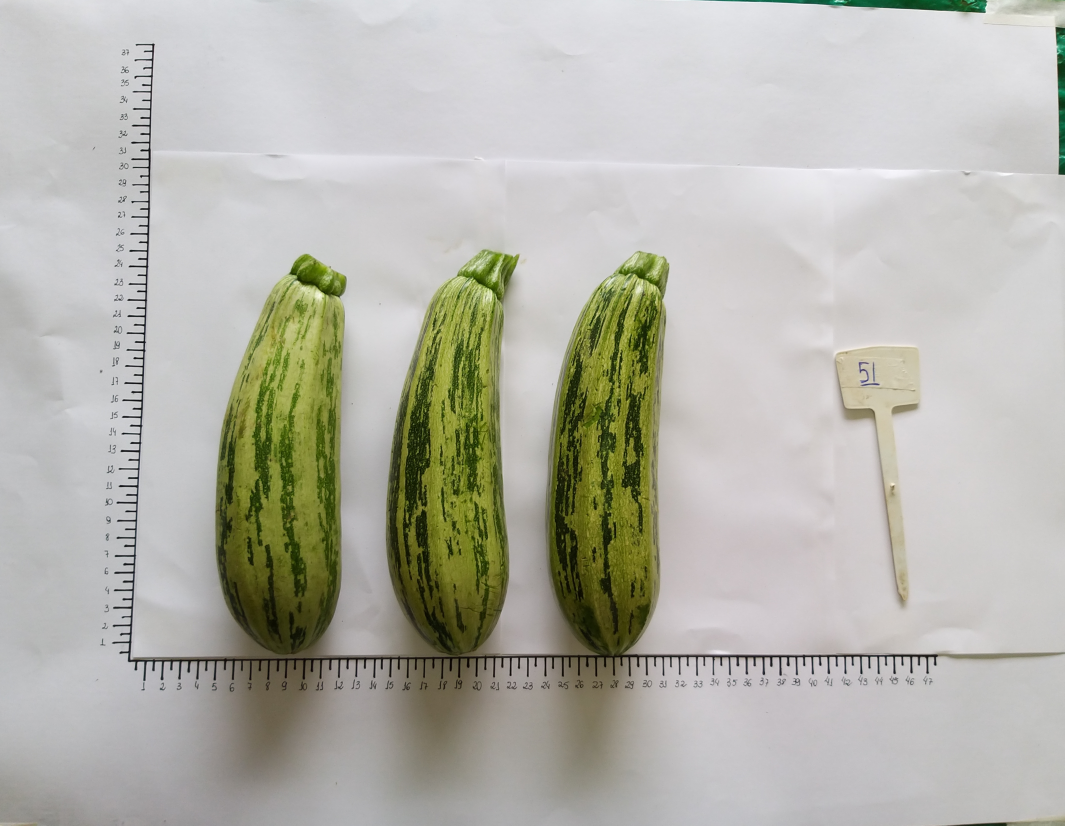
#> input picture REO_2/C_pepo.jpg, 5323 x 4128 px (shown at 1/5 size)
$ python 'REO2_Eduardo (1).py'
#> lines starting #> are read from the running program, lines starting #| are printed output that depends on the picture; after the words box and inside, x2 and y2 are one past the last pixel; in counts of white or black regions, pixels touching at a corner belong together
print("---------------------------------------------------------------------------------------------------------------")
print("Exercicio N°1")
print("Selecione uma imagem a ser utilizada no trabalho prático e realize os seguintes processos utilizando o pacote OPENCV do Python:")
print("Letra A)")
print("Apresente a imagem e as informações de número de linhas e colunas; número de canais e número total de pixels;")
#Importar os pacotes
import numpy as np
import cv2# Importa o pacote opencv
import numpy as np# Importa o pacote numpy
from matplotlib import pyplot as plt # Importa o pacote matplotlib
#'''
#Leitura e armazenamento da imagem pelo python
arquivo = "C_pepo.jpg" # Nome do arquivo a ser utilizado na análise
imagem = cv2.imread(arquivo,1)# Carrega imagem (1 - Colorida (BGR))
#> imagem is the input picture: shape (4128, 5323, 3); mean B, G, R 171.6, 180.7, 181.1
imagem = cv2.cvtColor(imagem,cv2.COLOR_BGR2RGB)#inverter as cores padrão para RGB

plt.figure("Questão 1 - Letra A)")

plt.imshow(imagem)
plt.title("Abobrinha (Curcubita pepo)")
plt.show()

nl,nc,canais = np.shape(imagem)
pixel = nl*nc
#total_pixel = np.ndarray(imagem(np.uint8))
print("O numero de Linhas da Imagem é:", nl)
#| O numero de Linhas da Imagem é: 4128
print("O numero de Colunas da Imagem é:", nc)
#| O numero de Colunas da Imagem é: 5323
print("O numero de Canais da Imagem é:", canais)
#| O numero de Canais da Imagem é: 3
print("O numero de Pixels da Imagem é:", pixel)
#| O numero de Pixels da Imagem é: 21973344

print("Letra B)")
print("Faça um recorte da imagem para obter somente a área de interesse. Utilize esta imagem para a solução das próximas alternativas.")
#Recortar a imagem
imagem1 = cv2.imread("C_pepo.jpg")
imagem_recorte = imagem1[1215:3278,2704:3370]
cv2.imwrite("recorte.jpg", imagem_recorte)
imagem_recorte = cv2.cvtColor(imagem_recorte,cv2.COLOR_BGR2RGB)#RGB

plt.figure("Questão 1 - Letra B)")
plt.subplot(1,2,1)
plt.imshow(imagem)
plt.title("Imagem original")
plt.subplot(1,2,2)
plt.imshow(imagem_recorte)
plt.title("Recorte da área de interesse")
plt.show()


print("Letra C)")
print("Converta a imagem colorida para uma de escala de cinza (intensidade) e a apresente utilizando os mapas de cores “Escala de Cinza” e “JET”;")

arquivo_2 = "recorte.jpg"
img_recorte=cv2.imread(arquivo_2,1)
img_recorte_rgb=cv2.cvtColor(img_recorte,cv2.COLOR_BGR2RGB)
img_recorte_cinza = cv2.cvtColor(img_recorte, cv2.COLOR_BGR2GRAY)

plt.figure("Questão 1 - Letra C) Imagens em Escala de Cinza e JET")
plt.subplot(1,2,1)
plt.imshow(img_recorte_cinza, cmap = 'gray')
plt.title("Escala cinza")
plt.xticks([]) # Eliminar o eixo X
plt.yticks([])  # #liminar o eixo y
plt.colorbar(orientation= "horizontal")
plt.subplot(1,2,2)
plt.imshow(img_recorte_cinza, cmap = 'jet')
plt.title("Escala JET")
plt.xticks([]) # Eliminar o eixo X
plt.yticks([])  # #liminar o eixo y
plt.colorbar(orientation= "horizontal")

plt.show()
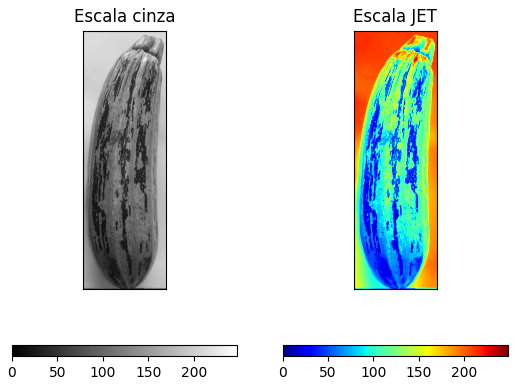
#> figure drawn by matplotlib, 4 panels

print("Letra D)")
print("Apresente a imagem em escala de cinza e o seu respectivo histograma; Relacione o histograma e a imagem.")

histograma = cv2.calcHist([img_recorte_cinza], [0], None, [256],[0,256])#o primeiro 0 é o numero de caniai
#> histograma = 256 values, max 25841 at index 210, min 0 at index 249, mean 5367
# NONE é uma mascara, ou seja uma região especifica
# [256] é o numero de pontpos que podem ser amortrados
#[0,256] é o intervalo que vamos trabalhar
#print(histograma)

plt.figure("Questão 1 - Letra D) Imagem em escala de cinza e seu respectivo histograma")


plt.subplot(1,2,1)
plt.imshow(img_recorte_cinza, cmap = 'gray')
plt.title("Imagem em tons de cinza")
plt.xticks([])# Eliminar o eixo X
plt.yticks([])  # #liminar o eixo y
plt.colorbar(orientation= "horizontal")


plt.subplot(1,2,2)
plt.plot(histograma, color='black')
plt.title("Escala de Cinza")
plt.xlabel("Valores de Pixels")
plt.ylabel("Número de Pixels")
plt.show()

print("Letra E)")
print("Utilizando a imagem em escala de cinza (intensidade) realize a segmentação da imagem de modo a remover o fundo da imagem utilizando um limiar manual"
      " e o limiar obtido pela técnica de Otsu. "
      "Nesta questão apresente o histograma com marcação dos limiares utilizados, a imagem limiarizada (binarizada) e "
      "a imagem colorida final obtida da segmentação. Explique os resultados.")

arquivo_2 = "recorte.jpg"
img_recorte = cv2.imread(arquivo_2,1)
img_recorte_cinza = cv2.cvtColor(img_recorte, cv2.COLOR_BGR2GRAY)
histograma = cv2.calcHist([img_recorte_cinza], [0], None, [256],[0,256])#o primeiro 0 é o numero de caniai

# Técnica de limiarização - Thresholding
# Limiar manual
limiar_cinza = 168
(LM, img_limiar) = cv2.threshold(img_recorte_cinza,limiar_cinza,255,cv2.THRESH_BINARY)
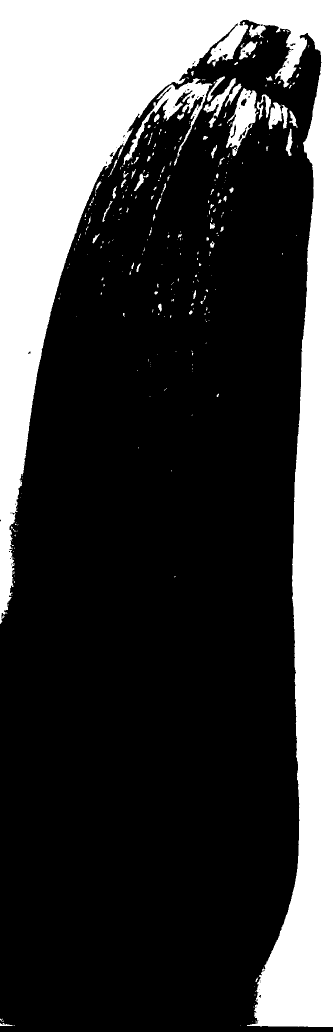
#> img_limiar: shape (2063, 666) (shown at 1/2 size); 26.8% white; 312 white regions (233 under 20 px), largest, box (x1, y1, x2, y2) and area: (0, 0, 666, 2054) 349207, (247, 156, 425, 330) 5439, (452, 176, 517, 312) 3803
#> LM = 168
(LMI, img_limiar_inv) = cv2.threshold(img_recorte_cinza,limiar_cinza,255,cv2.THRESH_BINARY_INV)
#> LMI = 168

print('Limiar: ' + str(LM))
#| Limiar: 168.0
# Plotar figuras
plt.figure("Questão 1 - Letra E) Limiarização Manual- Thresholding")
plt.subplot(2,3,1)
plt.imshow(img_recorte_cinza,cmap='gray')
plt.title('Escala cinza')

plt.subplot(2,3,2)
plt.imshow(img_limiar,cmap='gray')
plt.title('Binário - L: ' + str(limiar_cinza))

plt.subplot(2,3,3)
plt.imshow(img_limiar_inv,cmap='gray')
plt.title('Binário Invertido: L: ' + str(limiar_cinza))
plt.colorbar(orientation="vertical")

plt.subplot(2,3,5)
plt.plot(histograma,color = 'black')
plt.axvline(x=limiar_cinza,color = 'g')
plt.title("Histograma")
plt.xlim([0,256])
plt.xlabel("Valores de Pixels")
plt.ylabel("Número de Pixels")

plt.show()


#Técnica de OTSU de limiarização
(L, img_limiar_otsu) = cv2.threshold(img_recorte_cinza, 0, 255, cv2.THRESH_BINARY + cv2.THRESH_OTSU)
#> img_limiar_otsu: shape (2063, 666); 42.2% white; 1152 white regions (714 under 20 px), largest, box (x1, y1, x2, y2) and area: (0, 0, 666, 2060) 515887, (272, 380, 385, 675) 8051, (261, 664, 326, 804) 2793
#> L = 127
(L1, img_limiar_otsu_inv) = cv2.threshold(img_recorte_cinza, 0, 255, cv2.THRESH_BINARY_INV + cv2.THRESH_OTSU)
#> L1 = 127

plt.figure("Questão 1 - Letra E) Limiar - Otsu")
plt.subplot(1,4,1)
plt.title("Imagem em tons de cinza")
plt.imshow(img_recorte_cinza,cmap='gray')
plt.xticks([])
plt.yticks([])
plt.colorbar(orientation= "horizontal")

plt.subplot(1,4,2)
plt.imshow(img_limiar_otsu,cmap='gray')
plt.title('OTSU Binária - L: ' + str(L))
plt.xticks([])
plt.yticks([])
plt.colorbar(orientation= "horizontal")

plt.subplot(1,4,3)
plt.imshow(img_limiar_otsu_inv,cmap='gray')
plt.title('OTSU Binária Invertida- L: ' + str(L1))
plt.xticks([])
plt.yticks([])
plt.colorbar(orientation= "horizontal")

plt.subplot(1,4,4)
plt.plot(histograma,color = 'black')
plt.axvline(x=L1,color = 'g')
plt.title("Histograma")
plt.xlim([0,256])
plt.xlabel("Valores de Pixels")
plt.ylabel("Número de Pixels")
plt.show()


# Obtendo imagem colorida segmentada
img_segmentada = cv2.bitwise_and(img_recorte_cinza,img_recorte_cinza,mask=img_limiar_inv)
img_segmentada1 = cv2.bitwise_and(img_recorte_cinza,img_recorte_cinza,mask=img_limiar_otsu_inv)
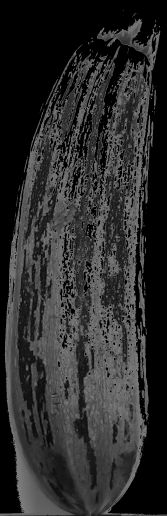
#> img_segmentada1: shape (2063, 666) (shown at 1/4 size); min 0, max 127, mean 44.4

# Plotar figuras
plt.figure("Questão 1 - Letra E) Imagens Segmentadas")
plt.subplot(1,3,1)
plt.imshow(img_recorte_cinza,cmap='gray')
plt.title('Escala cinza')
plt.xticks([])
plt.yticks([])

plt.subplot(1,3,2)
plt.imshow(img_segmentada)
plt.title('Segmentada - RGB - Limiar Manual')
plt.xticks([])
plt.yticks([])


plt.subplot(1,3,3)
plt.imshow(img_segmentada1)
plt.title('Segmentada - RGB - Limiar OTSU')
plt.xticks([])
plt.yticks([])


plt.show()
#Explique os resultados

print("Letra F)")
print("Apresente uma figura contento a imagem selecionada nos sistemas RGB, Lab, HSV e YC")
# Imagem RGB
img_rgb = cv2.cvtColor(img_recorte,cv2.COLOR_BGR2RGB)

plt.figure("Questão 1 - Letra F) Sistemas RGB, Lab, HSV e YC")
plt.subplot(1,4,1)
plt.imshow(img_rgb)
plt.title("RGB")

# Imagem Lab
img_Lab = cv2.cvtColor(img_recorte,cv2.COLOR_BGR2Lab)
#> img_Lab: shape (2063, 666, 3); mean of channels 0, 1, 2 128.9, 120.6, 151.2

plt.subplot(1,4,2)
plt.imshow(img_Lab)
plt.title("Lab")

# Imagem HSV
img_HSV = cv2.cvtColor(img_recorte,cv2.COLOR_BGR2HSV)
#> img_HSV: shape (2063, 666, 3); mean H, S, V 39.4, 125.2, 126.8
plt.subplot(1,4,3)
plt.imshow(img_HSV)
plt.title("HSV")

# Imagem YCrCb
img_YCRCB = cv2.cvtColor(img_recorte,cv2.COLOR_BGR2YCR_CB)
#> img_YCRCB: shape (2063, 666, 3); mean of channels 0, 1, 2 119.6, 130.5, 106.3
plt.subplot(1,4,4)
plt.imshow(img_YCRCB)
plt.title("YCrCb")

plt.show()

print("Apresente uma figura para cada um dos sistemas de cores (RGB, HSV, Lab e YCrCb) contendo a imagem de cada um dos canais e seus respectivos histogramas.")

histograma_RGB = cv2.calcHist([img_rgb], [0], None, [256],[0,256])#o primeiro 0 é o numero de caniai
#> histograma_RGB = 256 values, max 23903 at index 211, min 0 at index 245, mean 5367
# Imagem RGB
plt.figure('Questão 1 - Letra G) Os sistemas RGB, Lab, HSV e YC e os seus respectivos histogramas')
plt.subplot(2,4,1)
plt.imshow(img_rgb)
plt.title("RGB")

plt.subplot(2,4,5)
plt.plot(histograma_RGB,color = 'black')
plt.title("Histograma RGB")
plt.xlim([0,256])
plt.xlabel("Valores de Pixels")
plt.ylabel("Número de Pixels")


# Imagem Lab
img_Lab = cv2.cvtColor(img_recorte,cv2.COLOR_BGR2Lab)
histograma_Lab = cv2.calcHist([img_Lab], [0], None, [256],[0,256])#o primeiro 0 é o numero de caniai
#> histograma_Lab = 256 values, max 38218 at index 214, min 0 at index 4, mean 5367

plt.subplot(2,4,2)
plt.imshow(img_Lab)
plt.title("Lab")

plt.subplot(2,4,6)
plt.plot(histograma_Lab,color = 'black')
plt.title("Histograma Lab")
plt.xlim([0,256])
plt.xlabel("Valores de Pixels")
plt.ylabel("Número de Pixels")


# Imagem HSV
img_HSV = cv2.cvtColor(img_recorte,cv2.COLOR_BGR2HSV)
histograma_HSV = cv2.calcHist([img_HSV], [0], None, [256],[0,256])#o primeiro 0 é o numero de caniai
#> histograma_HSV = 256 values, max 143648 at index 31, min 0 at index 1, mean 5367

plt.subplot(2,4,3)
plt.imshow(img_HSV)
plt.title("HSV")

plt.subplot(2,4,7)
plt.plot(histograma_HSV,color = 'black')
plt.title("Histograma HSV")
plt.xlim([0,256])
plt.xlabel("Valores de Pixels")
plt.ylabel("Número de Pixels")

# Imagem YCrCb
img_YCRCB = cv2.cvtColor(img_recorte,cv2.COLOR_BGR2YCR_CB)
histograma_YCRCB = cv2.calcHist([img_YCRCB], [0], None, [256],[0,256])#o primeiro 0 é o numero de caniai
#> histograma_YCRCB has the same summary as histograma

plt.subplot(2,4,4)
plt.imshow(img_YCRCB)
plt.title("YCrCb")

plt.subplot(2,4,8)
plt.plot(histograma_YCRCB,color = 'black')
plt.title("Histograma YCRCB")
plt.xlim([0,256])
plt.xlabel("Valores de Pixels")
plt.ylabel("Número de Pixels")
plt.show()

print("Letra H)")
print("Encontre o sistema de cor e o respectivo canal que propicie melhor segmentação da imagem de modo a remover o fundo da imagem utilizando limiar manual e limiar obtido pela técnica de Otsu."
      "Nesta questão apresente o histograma com marcação dos limiares utilizados, a imagem limiarizada (binarizada) e a imagem colorida final obtida da segmentação. Explique os resultados e sua escolha pelo sistema de cor e canal utilizado na segmentação. Nesta questão apresente a imagem limiarizada (binarizada) e a imagem colorida final obtida da segmentação.")


print('Letra H) Melhor segmentação: Sistema de cor HSV')
img_rc = 'recorte.jpg'
img_bgr = cv2.imread(img_rc,1)
img_HSV = cv2.cvtColor(img_bgr,cv2.COLOR_BGR2HSV)
img_rgb = cv2.cvtColor(img_bgr,cv2.COLOR_BGR2RGB)
img_ycb = cv2.cvtColor(img_bgr,cv2.COLOR_BGR2YCR_CB)
H,S,V = cv2.split(img_HSV)
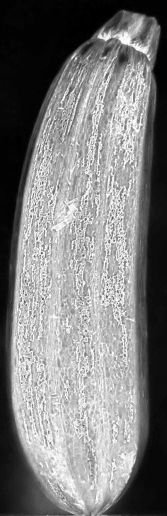
#> S: shape (2063, 666) (shown at 1/4 size); min 0, max 255, mean 125.2
########################################################################################################################
# Histograma de imagem
hist_H = cv2.calcHist([img_HSV],[0],None,[256],[0,256])
#> hist_H has the same summary as histograma_HSV
hist_S = cv2.calcHist([img_HSV],[1],None,[256],[0,256])
#> hist_S = 256 values, max 84437 at index 2, min 0 at index 1, mean 5367
hist_V = cv2.calcHist([img_HSV],[2],None,[256],[0,256])
#> hist_V = 256 values, max 22967 at index 211, min 0 at index 0, mean 5367

########################################################################################################################
# Limiar manual
limiar_H = 147
(L_HM, img_limiar_H) = cv2.threshold(H,limiar_H,255,cv2.THRESH_BINARY)
#> img_limiar_H: shape (2063, 666); 7.1% white; 122 white regions (71 under 20 px), largest, box (x1, y1, x2, y2) and area: (0, 0, 364, 256) 50173, (0, 538, 105, 888) 18226, (504, 0, 666, 336) 11787
#> L_HM = 147
limiar_S = 92
(L_SM, img_limiar_S) = cv2.threshold(S,limiar_S,255,cv2.THRESH_BINARY)
#> img_limiar_S: shape (2063, 666); 62.7% white; 198 black regions (157 under 20 px), largest, box (x1, y1, x2, y2) and area: (0, 0, 666, 2063) 504997, (470, 181, 521, 273) 2768, (407, 176, 457, 227) 1096
#> L_SM = 92
limiar_V = 128
(L_VM, img_limiar_V) = cv2.threshold(V,limiar_V,255,cv2.THRESH_BINARY)
#> img_limiar_V: shape (2063, 666); 48.2% white; 1011 white regions (607 under 20 px), largest, box (x1, y1, x2, y2) and area: (0, 0, 666, 2061) 584779, (240, 1067, 304, 1283) 7385, (341, 685, 423, 976) 7197
#> L_VM = 128

########################################################################################################################
# Limiarização - Thresholding - OTSU
(L_H, img_limiar_H_O) = cv2.threshold(H,0,255,cv2.THRESH_BINARY+cv2.THRESH_OTSU)
#> img_limiar_H_O: shape (2063, 666); 8.1% white; 126 white regions (74 under 20 px), largest, box (x1, y1, x2, y2) and area: (0, 0, 480, 256) 62079, (0, 538, 105, 888) 19306, (504, 0, 666, 336) 12318
#> L_H = 75
(L_S, img_limiar_S_O) = cv2.threshold(S,0,255,cv2.THRESH_BINARY+cv2.THRESH_OTSU)
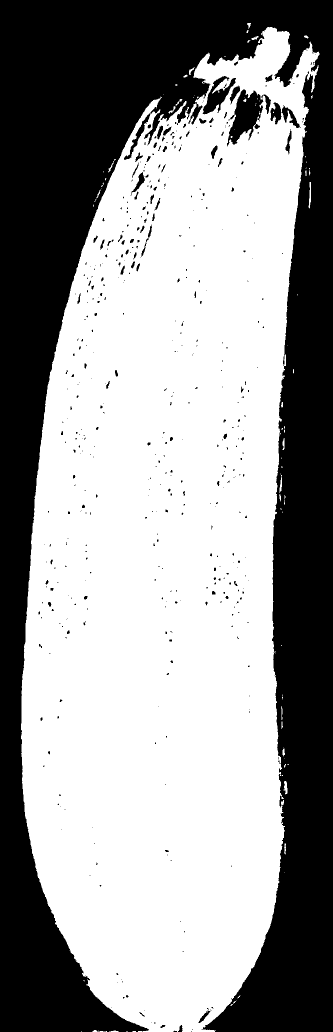
#> img_limiar_S_O: shape (2063, 666) (shown at 1/2 size); 60.5% white; 486 black regions (382 under 20 px), largest, box (x1, y1, x2, y2) and area: (0, 0, 666, 2063) 527806, (454, 179, 527, 293) 4275, (405, 152, 472, 229) 1976
#> L_S = 108
(L_V, img_limiar_V_O) = cv2.threshold(V,0,255,cv2.THRESH_BINARY+cv2.THRESH_OTSU)
#> L_V = 128
########################################################################################################################

# Plotar imagens - Limiar manual
plt.figure('Questão 1 - Letra H) Limiarização')
plt.subplot(3,4,1)
plt.imshow(img_HSV[:,:,0],cmap='gray')
plt.title("H")

plt.subplot(3,4,2)
plt.plot(hist_H,color = 'black')
plt.axvline(x=limiar_H, color = 'blue')
plt.title("Histograma - H")
plt.xlim([0,256])
plt.xlabel("Valores Pixels")
plt.ylabel("Número de Pixels")

plt.subplot(3,4,5)
plt.imshow(img_HSV[:,:,1],cmap='gray')
plt.title("S")

plt.subplot(3,4,6)
plt.plot(hist_S,color = 'black')
plt.axvline(x=limiar_S,color = 'red')
plt.title("Histograma - S")
plt.xlim([0,256])
plt.xlabel("Valores Pixels")
plt.ylabel("Número de Pixels")

plt.subplot(3,4,9)
plt.imshow(img_HSV[:,:,2],cmap='gray')
plt.title("V")

plt.subplot(3,4,10)
plt.plot(hist_V,color = 'black')
plt.axvline(x=limiar_V,color = 'green')
plt.title("Histograma - V")
plt.xlim([0,256])
plt.xlabel("Valores Pixels")
plt.ylabel("Número de Pixels")

#Limiar de OTSU
plt.subplot(3,4,3)
plt.imshow(img_HSV[:,:,0],cmap='gray')
plt.title("H")

plt.subplot(3,4,4)
plt.plot(hist_H,color = 'black')
plt.axvline(x=L_H, color = 'blue')
plt.title("Histograma - H - OTSU")
plt.xlim([0,256])
plt.xlabel("Valores Pixels")
plt.ylabel("Número de Pixels")

plt.subplot(3,4,7)
plt.imshow(img_HSV[:,:,1],cmap='gray')
plt.title("S")

plt.subplot(3,4,8)
plt.plot(hist_S,color = 'black')
plt.axvline(x=L_S,color = 'red')
plt.title("Histograma - S - OTSU")
plt.xlim([0,256])
plt.xlabel("Valores Pixels")
plt.ylabel("Número de Pixels")

plt.subplot(3,4,11)
plt.imshow(img_HSV[:,:,2],cmap='gray')
plt.title("V")

plt.subplot(3,4,12)
plt.plot(hist_V,color = 'black')
plt.axvline(x=L_V,color = 'green')
plt.title("Histograma - V - OTSU")
plt.xlim([0,256])
plt.xlabel("Valores Pixels")
plt.ylabel("Número de Pixels")
plt.show()

########################################################################################################################
# Obter imagem colorida segmentada
# Melhor Canal S usando o limiar de Otsu
img_segm = cv2.bitwise_and(img_rgb,img_rgb,mask=img_limiar_S_O)
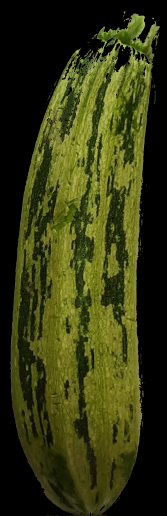
#> img_segm: shape (2063, 666, 3) (shown at 1/4 size); mean R, G, B 52.5, 55.7, 16.6

# Plotar imagem colorida segmentada
plt.figure('Questão 1 - Letra H) Imagem Segmentada Usando o Limiar de Otsu ')
plt.subplot(1,3,1)
plt.imshow(img_rgb,cmap="gray")
plt.title("Original")

plt.subplot(1,3,2)
plt.imshow(img_HSV,cmap="gray")
plt.title("HSV")

plt.subplot(1,3,3)
plt.imshow(img_segm)
plt.title('Segmentada')


plt.show()

print("letra I)")
print("Obtenha o histograma de cada um dos canais da imagem em RGB, utilizando como mascara a imagem limiarizada (binarizada) da letra h.")

(L_S_O, img_limiar_S_O) = cv2.threshold(S,0,255,cv2.THRESH_BINARY+cv2.THRESH_OTSU)
#> L_S_O = 108
hist_r = cv2.calcHist([img_rgb],[0],img_limiar_S_O,[256],[0,256])
#> hist_r = 256 values, max 7462 at index 121, min 0 at index 201, mean 3245.8
hist_g = cv2.calcHist([img_rgb],[1],img_limiar_S_O,[256],[0,256])
#> hist_g = 256 values, max 7536 at index 124, min 0 at index 1, mean 3245.8
hist_b = cv2.calcHist([img_rgb],[2],img_limiar_S_O,[256],[0,256])
#> hist_b = 256 values, max 54974 at index 0, min 0 at index 123, mean 3245.8

########################################################################################################################
# Plotar Imagem RGB
plt.figure('Questão 1 - Letra I) histograma de cada um dos canais da imagem em RGB, utilizando como mascara a imagem limiarizada (binarizada) da letra H')
plt.subplot(2,3,1)
plt.imshow(img_rgb[:,:,0],cmap='gray')
plt.title("R")

plt.subplot(2,3,4)
plt.plot(hist_r,color = 'r')
#plt.axvline(x=L_S_O, color='black')
plt.title("Histograma - R")
plt.xlim([0,256])
plt.xlabel("Valores Pixels")
plt.ylabel("Número de Pixels")

plt.subplot(2,3,2)
plt.imshow(img_rgb[:,:,1],cmap='gray')
plt.title("G")

plt.subplot(2,3,5)
plt.plot(hist_g,color = 'g')
#plt.axvline(x=L_S, color='black')
plt.title("Histograma - G")
plt.xlim([0,256])
plt.xlabel("Valores Pixels")
plt.ylabel("Número de Pixels")

plt.subplot(2,3,3)
plt.imshow(img_rgb[:,:,2],cmap='gray')
plt.title("B")

plt.subplot(2,3,6)
plt.plot(hist_b,color = 'b')
#plt.axvline(x=L_S, color='black')
plt.title("Histograma - B")
plt.xlim([0,256])
plt.xlabel("Valores Pixels")
plt.ylabel("Número de Pixels")

plt.show()

print("letra J)")
print("Realize operações aritméticas na imagem em RGB de modo a realçar os aspectos de seu interesse. Exemplo (2*R-0.5*G). Explique a sua escolha pelas operações aritméticas. Segue abaixo algumas sugestões.")

img_cut = 'recorte.jpg'
img_cut_bgr = cv2.imread(img_cut,1)
img_cut_rgb = cv2.cvtColor(img_cut_bgr,cv2.COLOR_BGR2RGB)

R,G,B = cv2.split(img_cut_rgb)
##Modelos de Realce
#De acordo com os histogramas neste caso percebe-se que há predominacia nas cores Red e Green.
BI =G*2.5-R+B
##Outros modelos
#NGRDI_denominador= cv2.sqrt((G^2,R^2,B^2)/3)
#BGI=cv2.divide(B,G)

from matplotlib import pyplot as plt # Importa o pacote matplotlib
plt.figure("Realce dos Aspectos")
plt.subplot(1,3,1)
plt.imshow(img_cut_rgb)
plt.title("Imagem Original - RGB ")
plt.colorbar(orientation= "horizontal")

plt.subplot(1,3,2)
plt.imshow(BI, cmap="gray")
plt.title("Realce em cinza")
plt.colorbar(orientation= "horizontal")

plt.subplot(1,3,3)
plt.imshow(BI, cmap="jet")
plt.title("Realce em JET")
plt.colorbar(orientation= "horizontal")
plt.show()
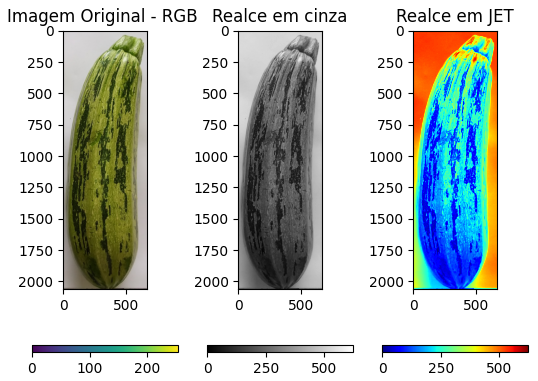
#> figure drawn by matplotlib, 6 panels
print("o fruto apresentou pixels com intensidade mais escura e o fundo com tonalidade mais claras e na escala “Jet”, a pigmentação da casca demonstrou tonalidades mais frias, próximo ao azul,"
      " enquanto que o fundo possuiu tonalidades mais quentes, próximo ao vermelho (imagens acima)."
      " Portanto, conclui-se que dependendo da imagem a ser usada e do aspecto de interesse a ser realçado, as operações aritméticas adotadas são alteradas conforme o objetivo da pesquisa.")
